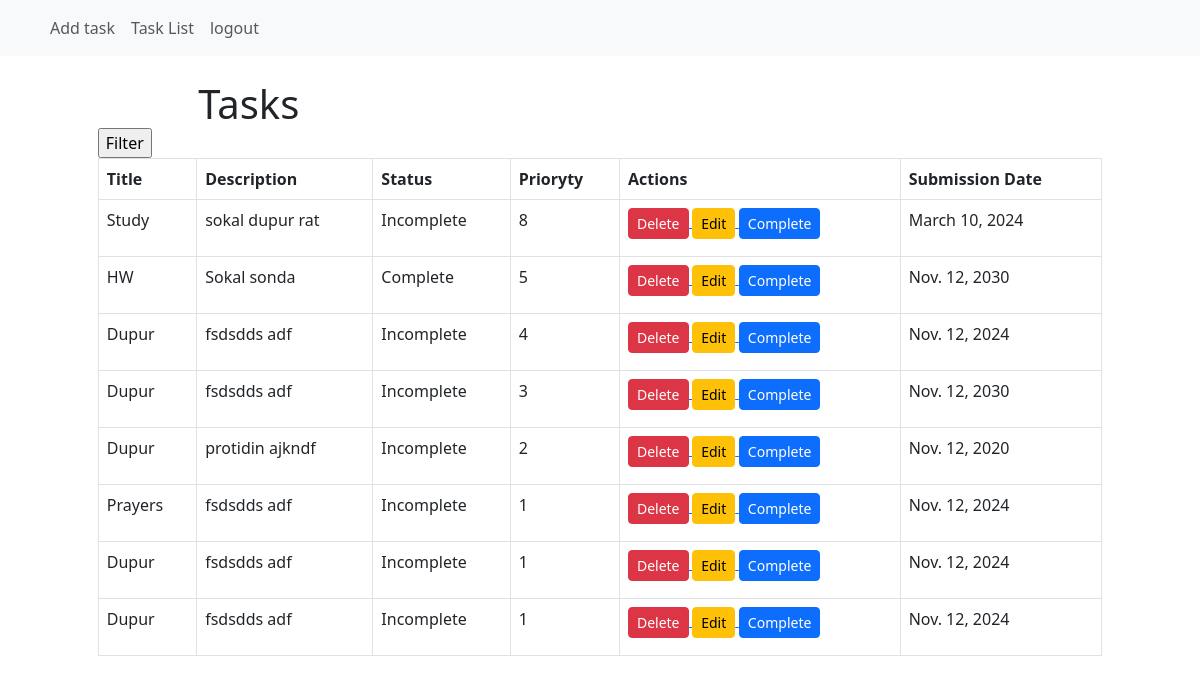
Screenshot of /show_book/ (signed in) with the database file from the repository.
### book/models.py (models this page shows, shortened)
class TaskModel(models.Model):
    user = models.ForeignKey(User,on_delete=models.CASCADE,related_name='my_task')
    priority = models.IntegerField(choices=PRIORITY,default = 1)
    taskTitle  = models.CharField(max_length=50)
    taskDescription = models.CharField(max_length=250)
    is_completed = models.BooleanField()
    due_date =models.DateField(null=True,blank=False)

### book/views.py (the view)
# urls.py: path('show_book/', show_book, name = "show_book"),
def show_book(request):
    book = request.user.my_task.all().order_by('-priority').values()
    print(book)
    return render(request, 'show_book.html', {'data':book})

### book/templates/show_book.html (shortened to what this page needs)
{% extends 'base.html' %} {% load crispy_forms_tags %} {% block content %}
<div style="width: 90%; margin: auto">
  {% if data %}
  <h1 style="margin: auto; width: 80%">Tasks</h1>
   <form method="get">
       <input type="submit" value="Filter">
   </form>
  <table class="table table-bordered">
    <thead>
      <tr>
        <th scope="col">Title</th>
        <th scope="col">Description</th>
        <th scope="col">Status</th>
        <th scope="col">Prioryty</th>
        <th scope="col">Actions</th>
        <th scope="col">Submission Date</th>
      </tr>
    </thead>
    <tbody>
      {% for item in data %}
      <tr>
        <td>{{item.taskTitle}}</td>
        <td>{{item.taskDescription}}</td>
        <td>
          {% if item.is_completed %}
          <p>Complete</p>
          {% else %}
          <p>Incomplete</p>
          {% endif %}
        </td>
        <td>
          {% if item.priority == 0 %}
          <p>0</p>
          {% elif item.priority == 1 %}
          <p>1</p>
          {% elif item.priority == 2 %}
          <p>2</p>
          {% elif item.priority == 3 %}
          <p>3</p>
          {% elif item.priority == 4 %}
          <p>4</p>
          {% elif item.priority == 5 %}
          <p>5</p>
          {% elif item.priority == 6 %}
          <p>6</p>
          {% elif item.priority == 7 %}
          <p>7</p>
          {% else %}
          <p>8</p>
          {% endif %}
        </td>
        <td>
          <small
            ><a href="{% url 'delete_task' id=item.id %}">
              <button class="btn btn-danger btn-sm">Delete</button>
            </a></small
          >
          <small
            ><a href="{% url 'edit_task' id=item.id %}">
              <button class="btn btn-warning btn-sm">Edit</button>
            </a></small
          >
          <small
            ><a href="{% url 'complete' id=item.id %}">
              <button class="btn btn-primary btn-sm">Complete</button>
            </a></small
          >
        </td>
        <td>{{item.due_date}}</td>
      </tr>
      {% endfor %}
    </tbody>
  </table>
  {% else %}
  <h1>No Task available now!!!!!</h1>
  {% endif %}
</div>
{% endblock %}

### book/templates/base.html (shortened to what this page needs)
<!DOCTYPE html>
<html lang="en">
<head>
    <link href="https://cdn.jsdelivr.net/npm/bootstrap@5.3.0/dist/css/bootstrap.min.css" rel="stylesheet">
</head>
<body>
    <nav class="navbar navbar-expand-lg navbar-light bg-light">
        <div class="container">
            <div class="collapse navbar-collapse" id="navbarNav">
                <ul class="navbar-nav">
                    {% if not request.user.is_authenticated %}
                    <li class="nav-item">
                        <a class="nav-link" href="{% url 'user_login' %}">Login</a>
                    </li>
                    {% else %}
                    <li class="nav-item">
                        <a class="nav-link" href="{% url 'store_book' %}">Add task </a>
                    </li>
                    <li class="nav-item">
                        <a class="nav-link" href="{% url 'show_book' %}">Task List </a>
                    </li>
                    <li class="nav-item">
                        <a class="nav-link" href="{% url 'user_logout' %}">logout </a>
                    </li>
{% endif %}
                </ul>
            </div>
        </div>
    </nav>
    <div class="container mt-4">
        {% block content %}
        {% endblock %}
    </div>
</body>
</html>

### rows the page displays
TaskModel: taskTitle "Study", taskDescription "sokal dupur rat", is_completed "Incomplete", priority "8", due_date "March 10, 2024"
TaskModel: taskTitle "HW", taskDescription "Sokal sonda", is_completed "Complete", priority "5", due_date "Nov. 12, 2030"
TaskModel: taskTitle "Dupur", taskDescription "fsdsdds adf", is_completed "Incomplete", priority "4", due_date "Nov. 12, 2024"
TaskModel: taskTitle "Dupur", taskDescription "fsdsdds adf", is_completed "Incomplete", priority "3", due_date "Nov. 12, 2030"
TaskModel: taskTitle "Dupur", taskDescription "protidin ajkndf", is_completed "Incomplete", priority "2", due_date "Nov. 12, 2020"
TaskModel: taskTitle "Prayers", taskDescription "fsdsdds adf", is_completed "Incomplete", priority "1", due_date "Nov. 12, 2024"
TaskModel: taskTitle "Dupur", taskDescription "fsdsdds adf", is_completed "Incomplete", priority "1", due_date "Nov. 12, 2024"
TaskModel: taskTitle "Dupur", taskDescription "fsdsdds adf", is_completed "Incomplete", priority "1", due_date "Nov. 12, 2024"
